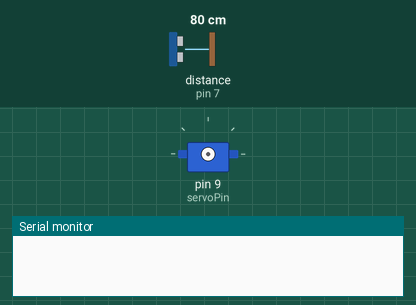
The sketch below on a simulated Arduino Uno, built with avr-gcc and run on an emulated ATmega328P. Parts: servo, the last lines printed to the serial monitor. Wiring (inferred from the names in the program): range finder with pulse-width output: data pin 7. The inputs (shaded band) are chosen by the test bench; at power-on: distance to the obstacle (sensor on pin 7) 80 cm. The echo pulse lasts 58.3 µs per cm.

Above: at 0.1 s.
At 1.04 s:
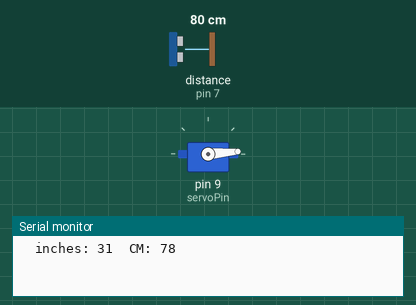
1.8 s: distance to the obstacle (sensor on pin 7) set to 250 cm
4.8 s: distance to the obstacle (sensor on pin 7) set to 2 cm
At 5.59 s:
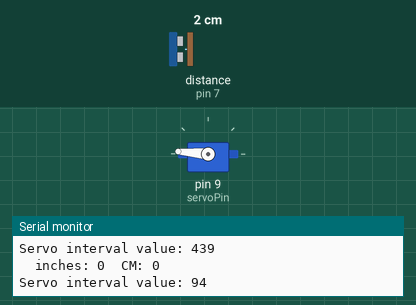
Timing chart, 0 to 13.8 s (numbered marks = the images above; inputs shaded):
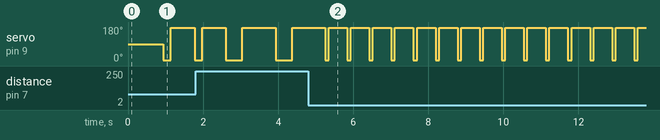

The sketch:

LV-EX_single-servo.ino
```cpp
#include <Servo.h>
Servo myservo;

const int pwPin = 7;
const int servoPin = 9;

//          LV-EZ INPUT
//variables needed to store values
int arraysize = 9;  //quantity of values to find the median (sample size). Needs to be an odd number
//declare an array to store the samples. not necessary to zero the array values here, it just makes the code clearer
int rangevalue[] = {  0, 0, 0, 0, 0, 0, 0, 0, 0};
long pulse, inches, cm;
int modE;

// SERVO OUTPUT
int servoInterval;

void setup() {
  Serial.begin(9600);
  delay(500);
  myservo.attach(servoPin);
}

void loop() {
    // INPUT SENSOR ////////////////////
  pinMode(pwPin, INPUT);
  for (int i = 0; i < arraysize; i++) {
    pulse = pulseIn(pwPin, HIGH);
    rangevalue[i] = pulse;
    delay(10);
  }

  isort(rangevalue, arraysize);
  modE = mode(rangevalue, arraysize);
  // 147uS per inch
  inches = modE / 147;
  cm = inches * 2.54;

  Serial.print("  inches: ");
  Serial.print(inches);
  Serial.print("  CM: ");
  Serial.println(cm);
  // END INPUT SENSOR ////////////////////

  // HAPTIC OUTPUT ///////////////////////
  servoInterval = map(cm, 5, 650, 100, 1000); // map distance input to interval between servo movements
  myservo.write(5);
  delay(servoInterval);
  myservo.write(175);
  delay(servoInterval - 10); // - 10 is componsating for above 10ms delay in sensor reading for looop

  Serial.print("Servo interval value: ");
  Serial.println(servoInterval);

  // END HAPTIC OUTPUT ///////////////////////
}


//Function to print the arrays.
void printArray(int *a, int n) {
  for (int i = 0; i < n; i++) {
    Serial.print(a[i], DEC);
    Serial.print(' ');
  }
  Serial.println();
}

// sort function (Author: Bill Gentles, Nov. 12, 2010)
void isort(int *a, int n) {
  //  *a is an array pointer function

  for (int i = 1; i < n; ++i) {
    int j = a[i];
    int k;
    for (k = i - 1; (k >= 0) && (j < a[k]); k--) {
      a[k + 1] = a[k];
    }

    a[k + 1] = j;
  }
}

//Mode function, returning the mode or median.
int mode(int *x, int n) {

  int i = 0;
  int count = 0;
  int maxCount = 0;
  int mode = 0;
  int bimodal;
  int prevCount = 0;

  while (i < (n - 1)) {
    prevCount = count;
    count = 0;

    while (x[i] == x[i + 1]) {
      count++;
      i++;
    }

    if (count > prevCount & count > maxCount) {
      mode = x[i];
      maxCount = count;
      bimodal = 0;
    }

    if (count == 0) {
      i++;
    }

    if (count == maxCount) { //If the dataset has 2 or more modes.
      bimodal = 1;
    }

    if (mode == 0 || bimodal == 1) { //Return the median if there is no mode.
      mode = x[(n / 2)];
    }

    return mode;
  }
}
```

Measured:
- after the input at 4.8 s, servo on pin 9 (servoPin): alternates 175° for 0.49 s and 5° for 0.09 s, starting after 0.55 s
